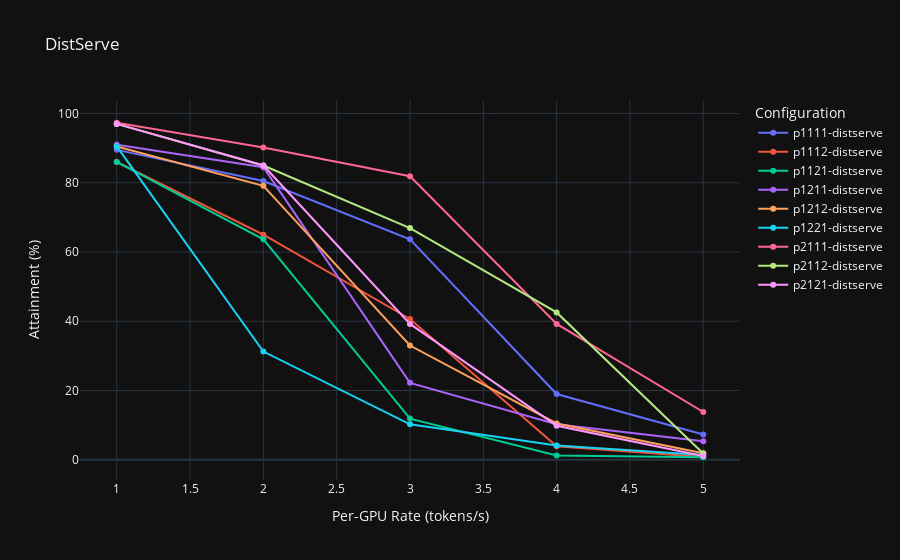

Source (notebook cell):
### Code cell
# Plot the `figure_11_distserve_high`for some configurations
# tp_prefill = 1, pp_prefill = 1, tp_decode = 1, pp_decode = 1
# x-axis: rate
# y-axis: attainment
# find all combination of tp_prefill, pp_prefill, tp_decode, pp_decode
import plotly.graph_objects as go

fig = go.Figure()
configs = figure_11_distserve_high[['tp_prefill', 'pp_prefill', 'tp_decode', 'pp_decode']].drop_duplicates()
df = figure_11_distserve_high

for tp_prefill, pp_prefill, tp_decode, pp_decode in configs.values:
    config_df = df[
        (df['tp_prefill'] == tp_prefill) & (df['pp_prefill'] == pp_prefill) &
        (df['tp_decode'] == tp_decode) & (df['pp_decode'] == pp_decode)
        ]
    # plot this inside a plotly plot
    fig.add_trace(go.Scatter(
        x=config_df['per_gpu_rate'], y=config_df['attainment'],
        mode='lines+markers', name=f"p{tp_prefill}{pp_prefill}{tp_decode}{pp_decode}-distserve"
    ))

# fig add title
fig.update_layout(
    title="DistServe",
    xaxis_title="Per-GPU Rate (tokens/s)",
    yaxis_title="Attainment (%)",
    legend_title="Configuration"
)

fig.show()
# Export to html
fig.write_html("visual/figure_11_distserve_high.html")

### Figure 1 — Plotly figure (JSON) as saved in the notebook; plotly's stock layout.template omitted (floating-point values rounded to 4 significant figures)
{"data": [{"mode": "lines+markers", "name": "p1111-distserve", "x": [1.0, 2.0, 3.0, 4.0, 5.0], "y": [89.5, 80.5, 63.67, 19.0, 7.3], "type": "scatter"}, {"mode": "lines+markers", "name": "p1112-distserve", "x": [1.0, 2.0, 3.0, 4.0, 5.0], "y": [86.0, 65.0, 40.67, 3.917, 0.8], "type": "scatter"}, {"mode": "lines+markers", "name": "p1121-distserve", "x": [1.0, 2.0, 3.0, 4.0, 5.0], "y": [86.0, 63.67, 11.89, 1.25, 0.7333], "type": "scatter"}, {"mode": "lines+markers", "name": "p1211-distserve", "x": [1.0, 2.0, 3.0, 4.0, 5.0], "y": [91.0, 84.5, 22.22, 10.25, 5.333], "type": "scatter"}, {"mode": "lines+markers", "name": "p1212-distserve", "x": [1.0, 2.0, 3.0, 4.0, 5.0], "y": [90.5, 79.12, 33.0, 10.5, 1.9], "type": "scatter"}, {"mode": "lines+markers", "name": "p1221-distserve", "x": [1.0, 2.0, 3.0, 4.0, 5.0], "y": [90.5, 31.25, 10.25, 4.125, 1.4], "type": "scatter"}, {"mode": "lines+markers", "name": "p2111-distserve", "x": [1.0, 2.0, 3.0, 4.0, 5.0], "y": [97.33, 90.17, 81.89, 39.25, 13.8], "type": "scatter"}, {"mode": "lines+markers", "name": "p2112-distserve", "x": [1.0, 2.0, 3.0, 4.0, 5.0], "y": [97.0, 85.0, 66.92, 42.56, 1.8], "type": "scatter"}, {"mode": "lines+markers", "name": "p2121-distserve", "x": [1.0, 2.0, 3.0, 4.0, 5.0], "y": [97.0, 85.0, 39.25, 9.812, 1.1], "type": "scatter"}], "layout": {"title": {"text": "DistServe"}, "xaxis": {"title": {"text": "Per-GPU Rate (tokens/s)"}}, "yaxis": {"title": {"text": "Attainment (%)"}}, "legend": {"title": {"text": "Configuration"}}}}
